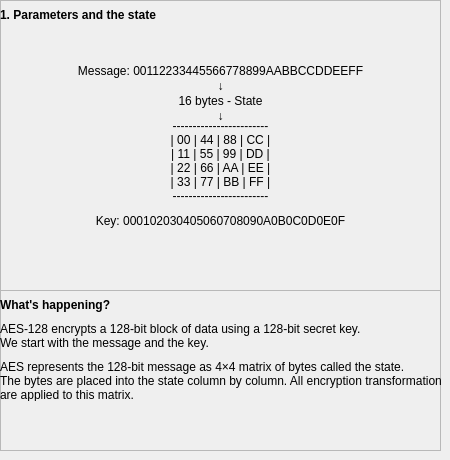
        <widget class="QWidget" name="pg_eaespg1">
         <widget class="QFrame" name="fr_eaesmn1">
          <property name="geometry">
           <rect>
            <x>0</x>
            <y>0</y>
            <width>441</width>
            <height>291</height>
           </rect>
          </property>
          <property name="frameShape">
           <enum>QFrame::StyledPanel</enum>
          </property>
          <property name="frameShadow">
           <enum>QFrame::Raised</enum>
          </property>
          <widget class="QLabel" name="lbl_eaesmn1_pas">
           <property name="geometry">
            <rect>
             <x>0</x>
             <y>0</y>
             <width>261</width>
             <height>31</height>
            </rect>
           </property>
           <property name="text">
            <string>&lt;html&gt;&lt;head/&gt;&lt;body&gt;&lt;p&gt;&lt;span style=&quot; font-size:9pt; font-weight:600;&quot;&gt;1. Parameters and the state&lt;/span&gt;&lt;/p&gt;&lt;/body&gt;&lt;/html&gt;</string>
           </property>
           <property name="alignment">
            <set>Qt::AlignLeading|Qt::AlignLeft|Qt::AlignVCenter</set>
           </property>
          </widget>
          <widget class="QLabel" name="lbl_eaesmn1_k">
           <property name="geometry">
            <rect>
             <x>0</x>
             <y>210</y>
             <width>441</width>
             <height>21</height>
            </rect>
           </property>
           <property name="text">
            <string>Key: 000102030405060708090A0B0C0D0E0F</string>
           </property>
           <property name="alignment">
            <set>Qt::AlignCenter</set>
           </property>
          </widget>
          <widget class="QLabel" name="lbl_eaesmn1_ar1">
           <property name="geometry">
            <rect>
             <x>0</x>
             <y>76</y>
             <width>441</width>
             <height>20</height>
            </rect>
           </property>
           <property name="text">
            <string>↓</string>
           </property>
           <property name="alignment">
            <set>Qt::AlignCenter</set>
           </property>
          </widget>
          <widget class="QLabel" name="lbl_eaesmn1_bts">
           <property name="geometry">
            <rect>
             <x>0</x>
             <y>90</y>
             <width>441</width>
             <height>21</height>
            </rect>
           </property>
           <property name="text">
            <string>16 bytes - State</string>
           </property>
           <property name="alignment">
            <set>Qt::AlignCenter</set>
           </property>
          </widget>
          <widget class="QLabel" name="lbl_eaesmn1_ms">
           <property name="geometry">
            <rect>
             <x>0</x>
             <y>60</y>
             <width>441</width>
             <height>21</height>
            </rect>
           </property>
           <property name="text">
            <string>Message: 00112233445566778899AABBCCDDEEFF</string>
           </property>
           <property name="alignment">
            <set>Qt::AlignCenter</set>
           </property>
          </widget>
          <widget class="QLabel" name="lbl_eaesmn1_ar2">
           <property name="geometry">
            <rect>
             <x>0</x>
             <y>106</y>
             <width>441</width>
             <height>20</height>
            </rect>
           </property>
           <property name="text">
            <string>↓</string>
           </property>
           <property name="alignment">
            <set>Qt::AlignCenter</set>
           </property>
          </widget>
          <widget class="QLabel" name="lbl_eaesmn1_tbl">
           <property name="geometry">
            <rect>
             <x>0</x>
             <y>120</y>
             <width>441</width>
             <height>81</height>
            </rect>
           </property>
           <property name="text">
            <string>------------------------
| 00 | 44 | 88 | CC |
| 11 | 55 | 99 | DD |
| 22 | 66 | AA | EE |
| 33 | 77 | BB | FF |
------------------------</string>
           </property>
           <property name="alignment">
            <set>Qt::AlignCenter</set>
           </property>
          </widget>
         </widget>
         <widget class="QFrame" name="fr_eaeswh1">
          <property name="geometry">
           <rect>
            <x>0</x>
            <y>290</y>
            <width>441</width>
            <height>161</height>
           </rect>
          </property>
          <property name="frameShape">
           <enum>QFrame::StyledPanel</enum>
          </property>
          <property name="frameShadow">
           <enum>QFrame::Raised</enum>
          </property>
          <widget class="QLabel" name="lbl_eaesmn1_ex1">
           <property name="geometry">
            <rect>
             <x>0</x>
             <y>30</y>
             <width>441</width>
             <height>31</height>
            </rect>
           </property>
           <property name="text">
            <string>AES-128 encrypts a 128-bit block of data using a 128-bit secret key. 
We start with the message and the key.</string>
           </property>
          </widget>
          <widget class="QLabel" name="lbl_eaesmn1_wh">
           <property name="geometry">
            <rect>
             <x>0</x>
             <y>0</y>
             <width>201</width>
             <height>31</height>
            </rect>
           </property>
           <property name="text">
            <string>&lt;html&gt;&lt;head/&gt;&lt;body&gt;&lt;p&gt;&lt;span style=&quot; font-size:9pt; font-weight:600;&quot;&gt;What's happening?&lt;/span&gt;&lt;/p&gt;&lt;/body&gt;&lt;/html&gt;</string>
           </property>
           <property name="alignment">
            <set>Qt::AlignLeading|Qt::AlignLeft|Qt::AlignVCenter</set>
           </property>
          </widget>
          <widget class="QLabel" name="lbl_eaesmn1_ex2">
           <property name="geometry">
            <rect>
             <x>0</x>
             <y>70</y>
             <width>441</width>
             <height>41</height>
            </rect>
           </property>
           <property name="text">
            <string>AES represents the 128-bit message as 4×4 matrix of bytes called the state. 
The bytes are placed into the state column by column. All encryption transformations 
are applied to this matrix.</string>
           </property>
          </widget>
         </widget>
        </widget>
